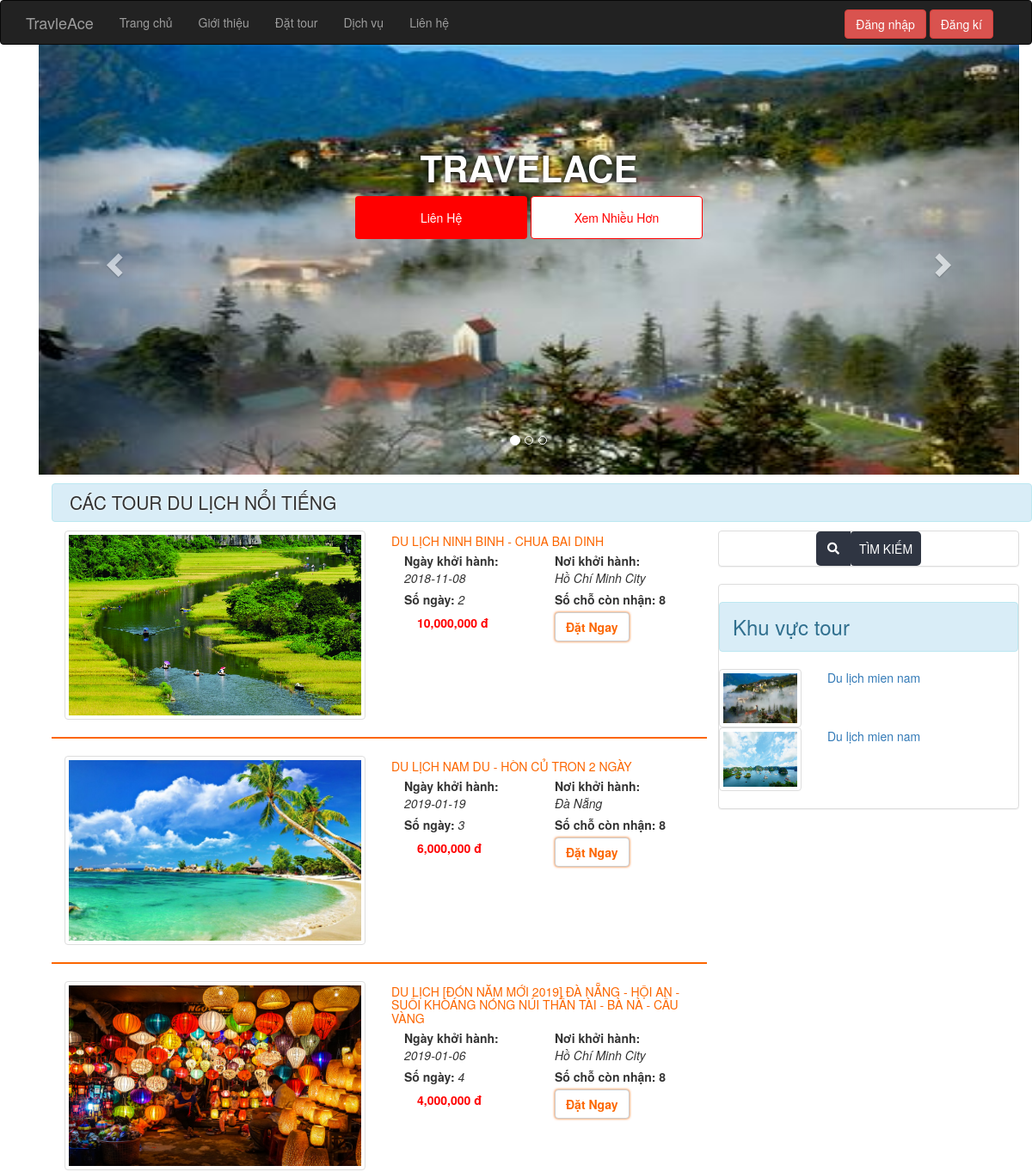
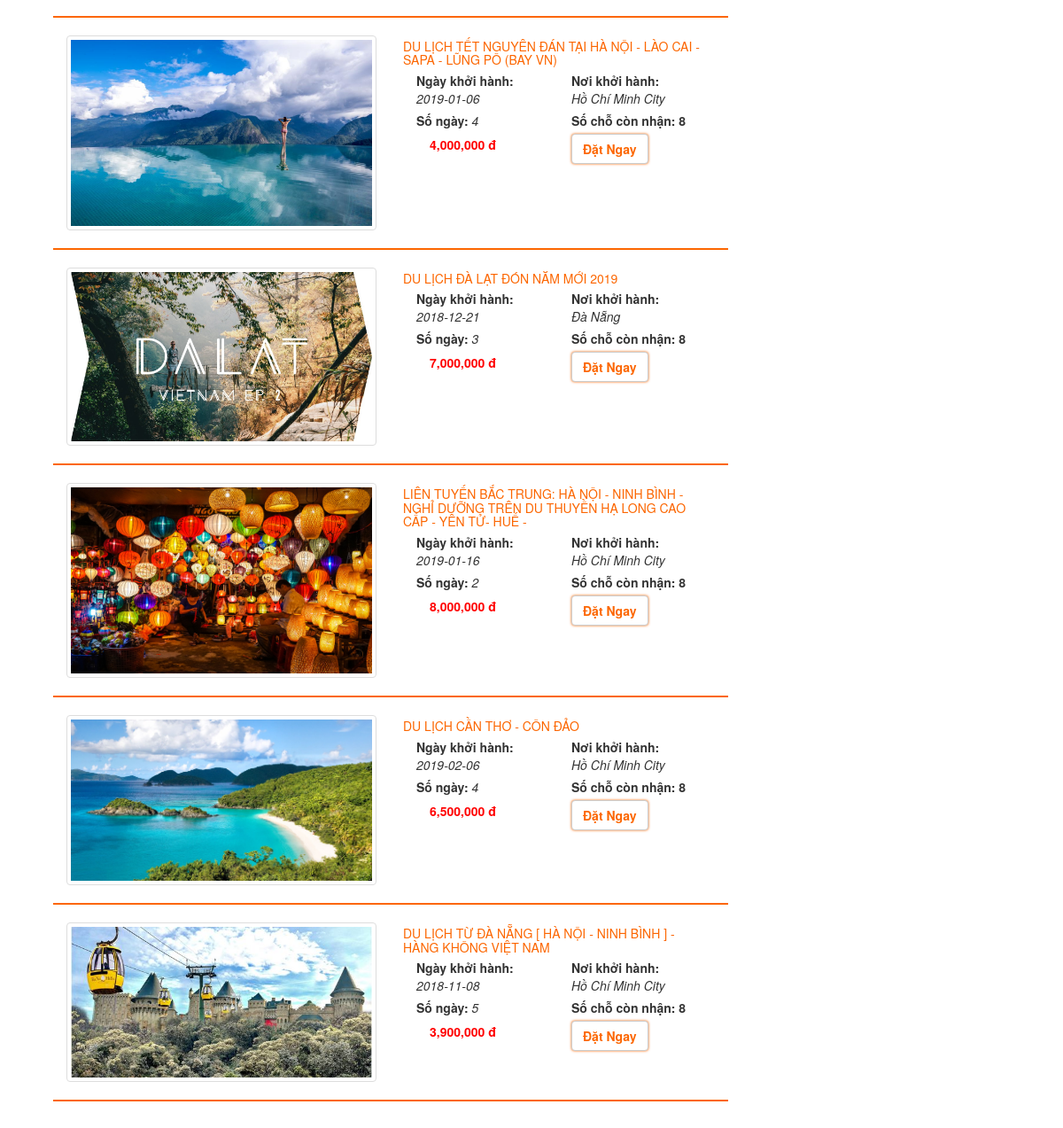
The page /site/index.php on the database its author committed (2 pictures, top to bottom).
### tables this page shows
CREATE TABLE `tour` (
  `ma_tour` int(11) NOT NULL,
  `ten_tour` varchar(100) NOT NULL,
  `hinh` varchar(50) NOT NULL,
  `ma_kvt` int(11) NOT NULL,
  `gia` float NOT NULL,
  `so_ngay` int(11) NOT NULL,
  `so_luot_xem` int(11) NOT NULL,
  `so_luot_yeu_thich` int(11) NOT NULL,
  `ngay_khoi_hanh` date NOT NULL,
  `noi_khoi_hanh` varchar(50) NOT NULL,
  `chi_tiet` text NOT NULL
);

CREATE TABLE `khu_vuc` (
  `ma_kvt` int(11) NOT NULL,
  `ten_kvt` varchar(50) NOT NULL,
  `hinh` varchar(50) NOT NULL
);

### site/index.php (called while the page is built, shortened)
<?php
	require_once'../dao/kvt.php';
	require_once'../dao/tour.php';
	require_once'../dao/user.php';
	$tour=tour();
	$kvt= kvt();
	require '../layout.php';
?>

### global.php (called while the page is built, shortened)
<?php
$ROOT_URL = "/duan1";
$SITE_URL = "$ROOT_URL/site";

### pdo.php (called while the page is built, shortened)
<?php
function pdo_get_connection(){
    $dburl = "mysql:host=localhost;dbname=duan;charset=utf8";
    $username = 'root';
    $password = '';
    $conn = new PDO($dburl, $username, $password);
    $conn->setAttribute(PDO::ATTR_ERRMODE, PDO::ERRMODE_EXCEPTION);
    return $conn;
}
function pdo_query($sql){
    $sql_args = array_slice(func_get_args(), 1);
    try{
        $conn = pdo_get_connection();
        $stmt = $conn->prepare($sql);
        $stmt->execute($sql_args);
        $rows = $stmt->fetchAll();
        return $rows;
    }
    catch(PDOException $e){
        throw $e;
    }
    finally{
        unset($conn);
    }
}

### dao/tour.php (called while the page is built, shortened)
<?php
	 function tour(){
		$sql = "SELECT * FROM tour";
		return pdo_query($sql);
	}
?>

### dao/kvt.php (called while the page is built, shortened)
<?php
	function kvt(){
		$sql="SELECT * from khu_vuc";
		return pdo_query($sql);
	}
?>

### site/trangchu.php (the view, shortened to what this page needs)
<?php require '../content/slidebar.php' ;
?>
<div class="container">
    <main class="all-tour">
        <h2 class="alert alert-info tieu-de-top">Các tour du lịch nổi tiếng </h2>
        <div class="col-md-8 box-tour-dl">
		<?php foreach ($tour as $key => $value) :
			extract($value)
		 ?>
                <div class="col-md-6 tour-img">
                    <img style="max-height: 220px" class="img-thumbnail img-responsive tour-img" src="../css/images/<?=$hinh?>" alt="" >
                </div>
                <div class="col-md-6 tour-content">
                    <h4><a href="chitiet/index.php?ma_tour=<?=$ma_tour?>"><?=$ten_tour; ?></a></h4>
                    <div class="col-md-6 tour-content-left">
                        <p>Ngày khởi hành: <span><?=$ngay_khoi_hanh ?></span></p>
                        <p>Số ngày: <span> <?=$so_ngay ?></span></p>
                    </div>
                    <div class="col-md-6 tour-content-right">
                        <p>Nơi khởi hành: <br><span><?=$noi_khoi_hanh?></span></p>
                        <p>Số chỗ còn nhận:  8</p>
                    </div>
                    <div class="tour-content-bot col-md-12">
                        <div class="col-md-6">
                            <h4 class="gia-tour"><?=number_format($gia)?> đ</h4>
                        </div>
                        <div class="col-md-6">
                           <button type="button" class="btn btn-default tour-content-bot-btn">Đặt Ngay</button>
                        </div>
                    </div>
                </div>
                <hr class="hr-end-tour">
        <?php endforeach; ?>
            </div>
    </main>
    <aside class="col-md-4">
         <?php  require '../content/aside.php' ;?>
    </aside>
</div>
</div>

### layout.php (shortened to what this page needs)
<!DOCTYPE html>
<html lang="en">
  <head>
  <link rel="stylesheet" href="https://maxcdn.bootstrapcdn.com/bootstrap/3.3.7/css/bootstrap.min.css">
  <link rel="stylesheet" href="https://use.fontawesome.com/releases/v5.5.0/css/all.css">
    <link href="https://maxcdn.bootstrapcdn.com/bootstrap/3.3.6/css/bootstrap.min.css" rel="stylesheet">
  <link rel="stylesheet" href="http://owlcarousel2.github.io/OwlCarousel2/assets/owlcarousel/assets/owl.carousel.min.css">
  <link rel="stylesheet" href="http://owlcarousel2.github.io/OwlCarousel2/assets/css/docs.theme.min.css">
  <link href="<?=$ROOT_URL?>/css/main.css" rel="stylesheet">
  <link href="<?=$ROOT_URL?>/css/chi_tiet_tour.css" rel="stylesheet">
  </head>
  <body>
  	<header>
  	<?php require 'content/top-nav.php' ; ?>
    <div class="container">
          <?php require $VIEW_NAME;?>
    </div>
    </header>
  </body>
</html>

### content/top-nav.php (shortened to what this page needs)
<nav class="navbar navbar-inverse"style="margin-bottom: 0">
  <div class="container">
    <div class="navbar-header">
      <a class="navbar-brand" href="#">TravleAce</a>
    </div>
    <div id="navbar" class="collapse navbar-collapse">
      <ul class="nav navbar-nav">
        <li><a class="nav-a" href="<?=$SITE_URL?>/index.php">Trang chủ</a></li>
        <li><a class="nav-a" href="#">Giới thiệu</a></li>
        <li><a class="nav-a" href="#">Đặt tour</a></li>
        <li><a class="nav-a" href="#">Dịch vụ</a></li>
         <li><a class="nav-a" href="#">Liên hệ</a></li>
      </ul>
    <div class="log">
      <?php if (isset($_SESSION['user'])) :?>
          <div class="dropdown">
        <button class="btn btn-primary dropdown-toggle" type="button" id="dropdownMenuButton" data-toggle="dropdown" aria-haspopup="true" aria-expanded="false">
          <?=$_SESSION['user']?>
        </button>
        <div class="dropdown-menu" aria-labelledby="dropdownMenuButton">
            <li><a class="dropdown-item" href="index.php?dsyt">Toour yêu thích</a></li>
            <li><a class="dropdown-item" href="#">Lịch xử đặt vé</a></li>
             <li><a class="dropdown-item" href="index.php?capnhat">Cập nhập TK</a></li>
            <li><a class="dropdown-item" href="index.php?doimk">Đổi mật khẩu</a></li>
            <li><a class="dropdown-item" href="index.php?dangxuat">Đăng xuất</a></li>
            <?php if ($_SESSION['vaitro']==1):?>
            <li><a class="dropdown-item" href="index.php?quanli">Quản lí Website</a></li>
          <?php endif;?>
        </div>
      </div>
      <?php else :?>
      <button type="button" class="btn btn-danger" data-toggle="modal" data-target="#myModal">Đăng nhập</button>
      <button type="button" class="btn btn-danger" data-toggle="modal" data-target="#myModal2">Đăng kí</button>
    <?php endif; ?>
    </div>
    </div>
  </div>
</nav>

### content/slidebar.php (shortened to what this page needs)
<div class="container"">
	<div id="myCarousel" class="carousel slide" data-ride="carousel">
  <ol class="carousel-indicators">
    <li data-target="#myCarousel" data-slide-to="0" class="active"></li>
    <li data-target="#myCarousel" data-slide-to="1"></li>
    <li data-target="#myCarousel" data-slide-to="2"></li>
  </ol>
  <div class="carousel-inner">
    <div class="item active">
      <img src="../css/images/1.jpg" alt="Los Angeles">
      <div class="carousel-caption">
        <h1 class="text-info">TravelAce</h1>
        <button type="button" class="btn btn-dat-tour">Liên Hệ</button>
        <button type="button" class="btn btn-outline">Xem Nhiều Hơn</button>
      </div>
    </div>
  </div>
  <a class="left carousel-control" href="#myCarousel" data-slide="prev">
    <span class="glyphicon glyphicon-chevron-left"></span>
  </a>
  <a class="right carousel-control" href="#myCarousel" data-slide="next">
    <span class="glyphicon glyphicon-chevron-right"></span>
  </a>
</div>

### content/aside.php (shortened to what this page needs)
<div class="panel panel-default">
		<div class="container-seach">
		<form action="">
			<div class="email-box">
				<i class="fas fa-search"></i>
				<button class="btn-seach btn" type="submit" >Tìm Kiếm</button>
			</div>
		</form>
	</div>
</div>
<div class="panel panel-default panel-khu-vuc-tour">
	<h3 class="alert alert-info">Khu vực tour</h3>
	<div class="panel-body">
		<ul class="list-group">
		<?php foreach ($kvt as $key => $value) : ?>
			<div class="row">
                <div class="col-md-4">
                    <img class="img-thumbnail img-responsive" src="../css/images/<?=$value["hinh"] ?>">
                </div>
                <div class="col-md-8">
                    <a href="#"><?=$value['ten_kvt']?></a>
                </div>
            </div>
       	<?php endforeach; ?>
		</ul>
	</div>
</div>

### css/main.css (style rules this page uses)
.log { float: right; margin-top: 10px }
.carousel-inner .item img { width:100%;height: 500px }
.tieu-de-top { margin: 10px 0; padding: 10px; text-transform: uppercase; text-indent: 10px; font-size: 1.5em; color: #333; text-shadow: 0px 0px 3px white; }
.box-tour-dl { padding: 0; margin: 0; margin-bottom: 10px; }
.box-tour-dl .tour-img { overflow: hidden; position: relative; display: flex; justify-content: center; align-items: center; margin-bottom: 10px; }
.box-tour-dl .tour-img img { width: 100%; -webkit-transform: rotate(15deg) scale(1.4); -webkit-transition: .3s ease-in-out; -webkit-transform: rotate(0) scale(1); transform: rotate(0) scale(1); }
.tour-content h4 { margin: 0; margin-top: 5px; padding: 0; font-size: 1em; }
.tour-content h4 a { text-transform: uppercase; color: #fc6600; }
.tour-content-left p,.tour-content-right p { font-size: 1em; font-weight: bold; padding: 0; padding-top: 5px; margin: 0px; }
.tour-content-left p span , .tour-content-right p span { font-style: italic; font-weight: normal; }
.tour-content-bot { margin-top: 5px; }
.tour-content-bot-btn { box-shadow: 0px 0px 3px #fc6600; color: #fc6600; font-weight: bold; }
hr.hr-end-tour { width: 100%; border: 1px solid #fc6600; }
.container-seach { text-align: center; color: white; }
.email-box { height: 40px; display: flex; justify-content: center; }
.email-box i { background: #2f3542; width: 40px; line-height: 40px; border-top-left-radius: 5px; border-bottom-left-radius: 5px; padding: 0 10px; }
.tbox, .btn-seach { border: none; outline: none; }
.btn-seach { background: #2f3542; color: white; padding: 0 10px; text-transform: uppercase; cursor: pointer; border-top-right-radius: 5px; border-bottom-right-radius: 5px; }
.panel-khu-vuc-tour > .panel-body , ul { margin: 0; padding: 0; }
.carousel-inner .item { position: relative; }
.carousel-caption { position: absolute; top: 20%; padding: 0; margin: 0; }
.carousel-caption h1 { color: white; font-size: 3em; text-shadow: 0px 0px 5px black; font-weight: bold; text-transform: uppercase; }
.btn-outline { background: white; width: 200px; height: 50px; font-size: 1em; color: red; border: 1px solid red; }

### css/chi_tiet_tour.css (style rules this page uses)
.gia-tour { padding: 0; margin: 0; color: red; font-weight: bold; }
.btn-dat-tour { background: red; width: 200px; height: 50px; font-size: 1em; }

### rows shown on the page
tour: hinh (picture), ten_tour "DU LỊCH NINH BINH - CHUA BAI DINH", ngay_khoi_hanh "2018-11-08", so_ngay "2", noi_khoi_hanh "Hồ Chí Minh City", gia "10,000,000"
tour: hinh (picture), ten_tour "DU LỊCH NAM DU - HÒN CỦ TRON 2 NGÀY", ngay_khoi_hanh "2019-01-19", so_ngay "3", noi_khoi_hanh "Đà Nẵng", gia "6,000,000"
tour: hinh (picture), ten_tour "DU LỊCH [ĐÓN NĂM MỚI 2019] ĐÀ NẴNG - HỘI AN - SUỐI KHOÁNG NÓNG NÚI THẦN TÀI - BÀ NÀ - CẦU VÀNG", ngay_khoi_hanh "2019-01-06", so_ngay "4", noi_khoi_hanh "Hồ Chí Minh City", gia "4,000,000"
tour: hinh (picture), ten_tour "DU LỊCH TẾT NGUYÊN ĐÁN TẠI HÀ NỘI - LÀO CAI - SAPA - LŨNG PÔ (BAY VN)", ngay_khoi_hanh "2019-01-06", so_ngay "4", noi_khoi_hanh "Hồ Chí Minh City", gia "4,000,000"
tour: hinh (picture), ten_tour "DU LỊCH ĐÀ LẠT ĐÓN NĂM MỚI 2019", ngay_khoi_hanh "2018-12-21", so_ngay "3", noi_khoi_hanh "Đà Nẵng", gia "7,000,000"
tour: hinh (picture), ten_tour "LIÊN TUYẾN BẮC TRUNG: HÀ NỘI - NINH BÌNH - NGHỈ DƯỠNG TRÊN DU THUYỀN HẠ LONG CAO CẤP - YÊN TỬ- HUẾ -", ngay_khoi_hanh "2019-01-16", so_ngay "2", noi_khoi_hanh "Hồ Chí Minh City", gia "8,000,000"
tour: hinh (picture), ten_tour "DU LỊCH CẦN THƠ - CÔN ĐẢO", ngay_khoi_hanh "2019-02-06", so_ngay "4", noi_khoi_hanh "Hồ Chí Minh City", gia "6,500,000"
tour: hinh (picture), ten_tour "DU LỊCH TỪ ĐÀ NẴNG [ HÀ NỘI - NINH BÌNH ] - HÀNG KHÔNG VIỆT NAM", ngay_khoi_hanh "2018-11-08", so_ngay "5", noi_khoi_hanh "Hồ Chí Minh City", gia "3,900,000"
khu_vuc: hinh (picture), ten_kvt "Du lịch mien nam"
khu_vuc: hinh (picture), ten_kvt "Du lịch mien nam"
